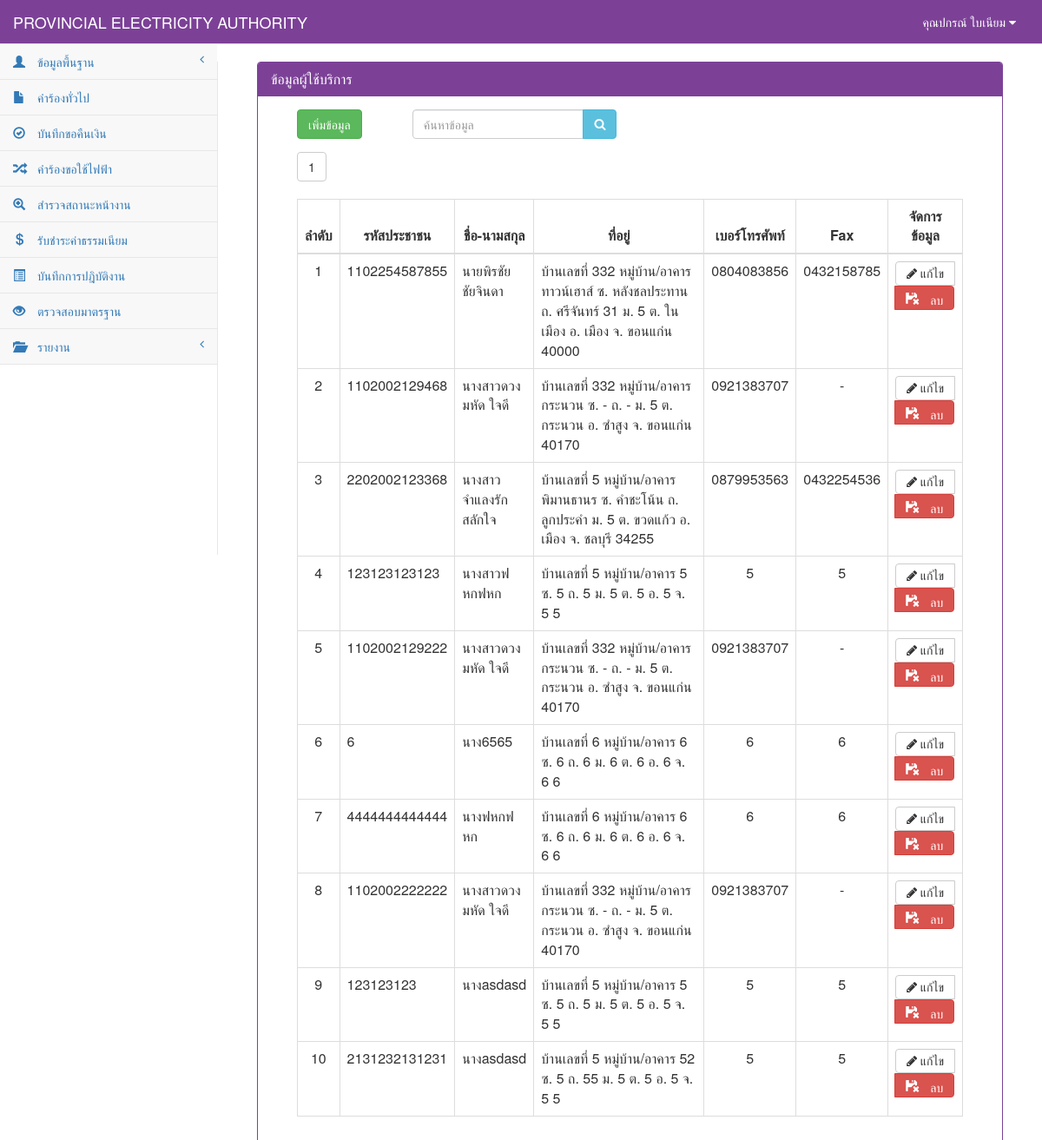
Page /customer_show.php (signed in) on the earlier database version.
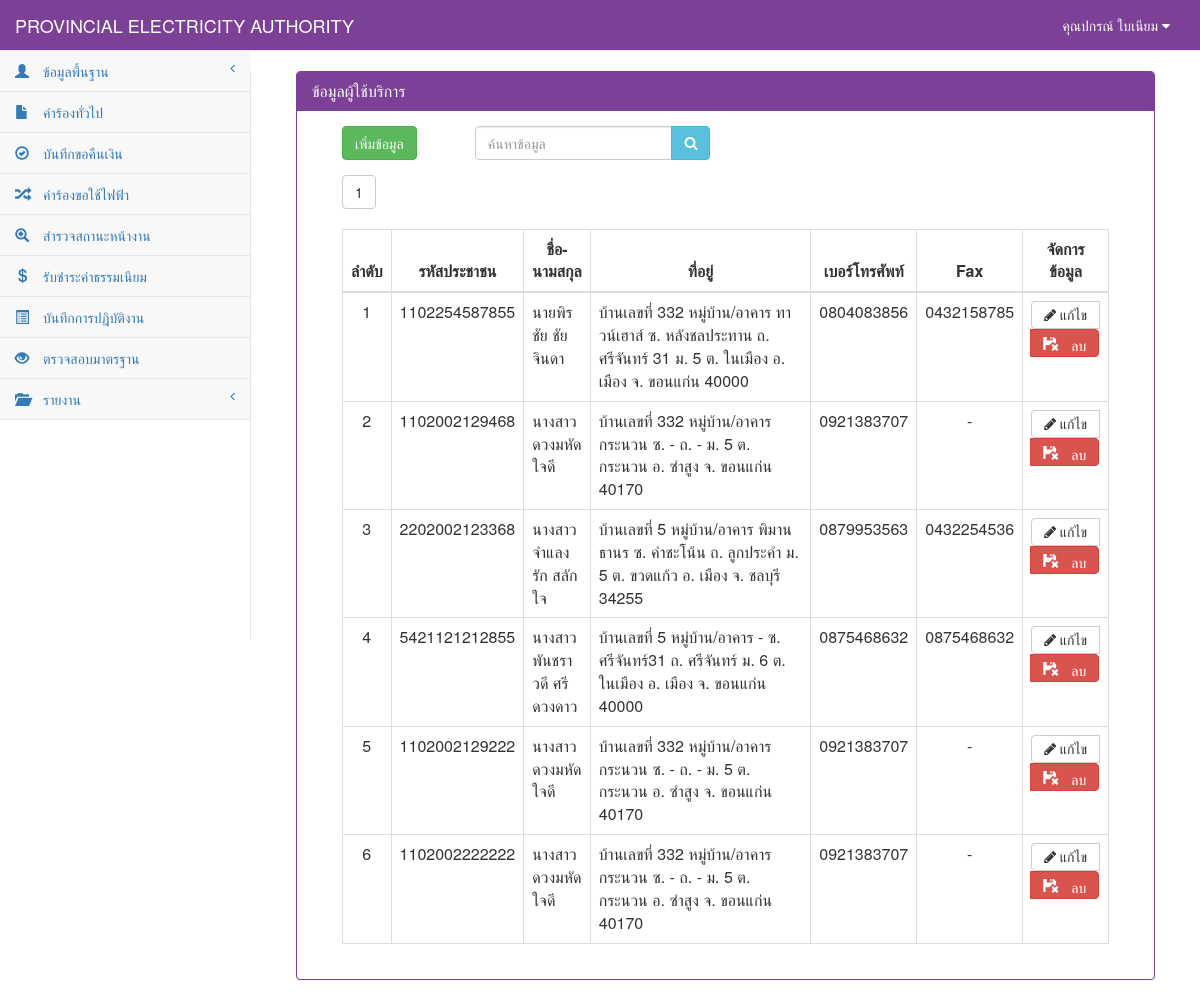
Same page on the later database version.
### tables this page shows
CREATE TABLE `tb_customer` (
  `cus_id` char(13) NOT NULL,
  `cus_first` int(2) NOT NULL,
  `cus_name` varchar(50) NOT NULL,
  `cus_type` varchar(30) NOT NULL,
  `cus_code` char(9) NOT NULL,
  `cus_tax` char(13) NOT NULL,
  `cus_homeid` varchar(20) NOT NULL,
  `cus_number` varchar(20) NOT NULL,
  `cus_village` varchar(20) NOT NULL,
  `cus_room` varchar(10) NOT NULL,
  `cus_floor` varchar(5) NOT NULL,
  `cus_alley` varchar(50) NOT NULL,
  `cus_alleyway` varchar(50) NOT NULL,
  `cus_road` varchar(50) NOT NULL,
  `cus_vilno` varchar(2) NOT NULL,
  `cus_district` varchar(30) NOT NULL,
  `cus_canton` varchar(30) NOT NULL,
  `cus_province` varchar(30) NOT NULL,
  `cus_post` varchar(10) NOT NULL,
  `cus_tel` char(10) NOT NULL,
  `cus_fax` char(10) NOT NULL,
  `cus_email` varchar(30) NOT NULL,
  PRIMARY KEY  (`cus_id`)
);

### connect_db.php (called while the page is built, shortened)
<?php
$dbname="pea";
$limit=10;
?>

### customer_show.php (the view, shortened to what the changed rows need)
<?php
include "connect_db.php";
?>
<!DOCTYPE html>
<html>
<head>
    <link href="vendor/bootstrap/css/bootstrap.css" rel="stylesheet">
    <link href="vendor/metisMenu/metisMenu.css" rel="stylesheet">
    <link href="dist/css/sb-admin-2.css" rel="stylesheet">
    <link href="vendor/font-awesome/css/font-awesome.css" rel="stylesheet" type="text/css">
</head>
<body>
    <div id="page-wrapper">
        <div class="col-sm-12 ">
            <div class="panel panel-primary">
                <div class="panel-heading">
                    <h2 class="panel-title">ข้อมูลผู้ใช้บริการ</h2>
                </div>
            <div class="panel-body">
            <div class="col-sm-12">
            <div class="col-sm-12">
                <div class="table-responsive">
                    <?php
                        $sql_all_rows="select * from tb_customer order by cus_id";
                        $result_all_rows=mysql_db_query($dbname,$sql_all_rows);
                        $rows=mysql_num_rows($result_all_rows);
                        $total_page=ceil($rows/$limit);
                        if($_GET[start]==""){ $start="1"; }else{ $start=$_GET[start]; }
                    ?>
                    <?php
                    for($i=1;$i<=$total_page;$i++){
                            if($start==$i){
                                    echo "<a href='customer_show.php?start=".$i."&limit=".$limit."'><button class='btn btn-default '>".$i."</button></a>&nbsp;";
                            }else{
                                    echo "<a href='customer_show.php?start=".$i."&limit=".$limit."' c><button class='btn btn-default active'>".$i."</button></a>&nbsp;";
                            }
                    }
                    ?> <br><br>
                    <table width="100%" class="table table-bordered table-hover">
                        <thead>
                            <tr>
                                <th class=" text-center" >ลำดับ</th>
                                <th class=" text-center" >รหัสประชาชน</th>
                                <th class=" text-center" >ชื่อ-นามสกุล</th>
                                <th class=" text-center" >ที่อยู่</th>
                                <th class=" text-center" >เบอร์โทรศัพท์</th>
                                <th class=" text-center" >Fax</th>
                                <th class=" text-center">จัดการข้อมูล</th>
                            </tr>
                        </thead>
                            <tbody>
                            <?php
                                $n=0;
                                if($_GET[start]=="" || $_GET[start]=="1"){
                                        $page="0";
                                }else{
                                        $page=($_GET[start]-1)*$limit;
                                }
                                $sql="select * from tb_customer where cus_id like '%".$_POST[search]."%' or cus_name like '%".$_POST[search]."%'  limit $page,$limit ";
                                $result=mysql_db_query($dbname,$sql);
                                    if(mysql_num_rows($result)>0){
                                        while($array=mysql_fetch_array($result)){
                                            $n++;
                                            if($array[cus_first]==0){
                                                $first="นาย";
                                            }elseif($array[cus_first]==1){
                                                $first="นาง";
                                            }else{
                                               $first="นางสาว";
                                            }
                            ?>
                                    <tr>
                                        <td class="text-center"><?=$n?></td>
                                            <td><?=$array[cus_id]?></td>
                                            <td><?=$first?><?=$array[cus_name]?></td>
                                            <td width="300px">บ้านเลขที่ <?=$array[cus_number]?> หมู่บ้าน/อาคาร <?=$array[cus_village]?> ซ. <?=$array[cus_alleyway]?> ถ. <?=$array[cus_road]?> ม. <?=$array[cus_vilno]?> ต. <?=$array[cus_district]?> อ. <?=$array[cus_canton]?> จ. <?=$array[cus_province]?> <?=$array[cus_post]?>
                                            </td>
                                            <td class="text-center"><?=$array[cus_tel]?></td>
                                            <td class="text-center"><?=$array[cus_fax]?></td>
                                            <td align="center">
                                                <div class="btn-group">
                                                    <a class="btn btn-default" href="customer_add.php?id=<?=$array[cus_id]?>&mode=edit" title="แก้ไข"><i class="fa fa-pencil"> แก้ไข</i></a>
                                                    <a class="btn btn-danger" onclick="return confirm('คุณต้องการลบข้อมูลนี้ ?')" href="customer_save.php?id=<?=$array[cus_id]?>&mode=del" ><span class="glyphicon glyphicon-floppy-remove"> ลบ</span></a>
                                                </div>
                                            </td>
                                    </tr>
                                    <?php
                                        }
                                            }else{
                                    ?>
                                    <tr><td colspan="6" align="center">ไม่พบข้อมูล</td></tr>
                                    <?
                                            }
                                    ?>
                            </tbody>
                    </table>
                </div>
            </div>
        </div>
        </div>
        </div>
    </div>
</div>
</body>
</html>

Differences in the rows shown:
removed tb_customer: cus_id "123123123123", cus_first "นางสาว", cus_name "ฟหกฟหก", cus_number "5", cus_village "5", cus_alleyway "5", cus_road "5", cus_vilno "5", cus_district "5", cus_canton "5", cus_province "5", cus_post "5", cus_tel "5", cus_fax "5"
removed tb_customer: cus_id "6", cus_first "นาง", cus_name "6565", cus_number "6", cus_village "6", cus_alleyway "6", cus_road "6", cus_vilno "6", cus_district "6", cus_canton "6", cus_province "6", cus_post "6", cus_tel "6", cus_fax "6"
removed tb_customer: cus_id "4444444444444", cus_first "นาง", cus_name "ฟหกฟหก", cus_number "6", cus_village "6", cus_alleyway "6", cus_road "6", cus_vilno "6", cus_district "6", cus_canton "6", cus_province "6", cus_post "6", cus_tel "6", cus_fax "6"
removed tb_customer: cus_id "123123123", cus_first "นาง", cus_name "asdasd", cus_number "5", cus_village "5", cus_alleyway "5", cus_road "5", cus_vilno "5", cus_district "5", cus_canton "5", cus_province "5", cus_post "5", cus_tel "5", cus_fax "5"
removed tb_customer: cus_id "2131232131231", cus_first "นาง", cus_name "asdasd", cus_number "5", cus_village "52", cus_alleyway "5", cus_road "55", cus_vilno "5", cus_district "5", cus_canton "5", cus_province "5", cus_post "5", cus_tel "5", cus_fax "5"
added tb_customer: cus_id "5421121212855", cus_first "นางสาว", cus_name "พันชราวดี ศรีดวงดาว", cus_number "5", cus_village "-", cus_alleyway "ศรีจันทร์31", cus_road "ศรีจันทร์", cus_vilno "6", cus_district "ในเมือง", cus_canton "เมือง", cus_province "ขอนแก่น", cus_post "40000", cus_tel "0875468632", cus_fax "0875468632"
